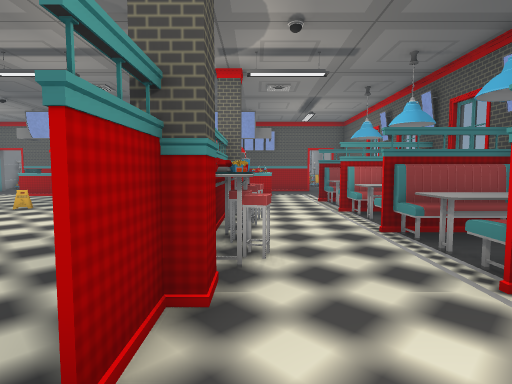
[1] (above)

20 first-person views from a walk through a 3-D level made in the Unity game engine. The camera is 1.2 m above the floor, tilts 4° down and sees 80° across. The floor is counted in squares, 1 m on a side. Each view is taken from the middle of a square. On the plan, view 1 faces up. The plan holds only what a view shows up to about 13 squares ahead; the rest is blank. The player is left out. Some animated figures are left out. Door leaves are left out, so doorways stand open. Some surface patterns are stand-ins.

[2]
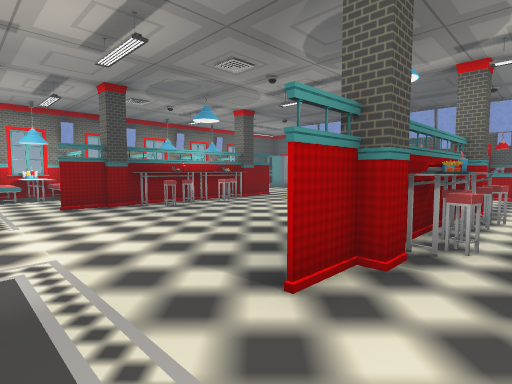

[3]
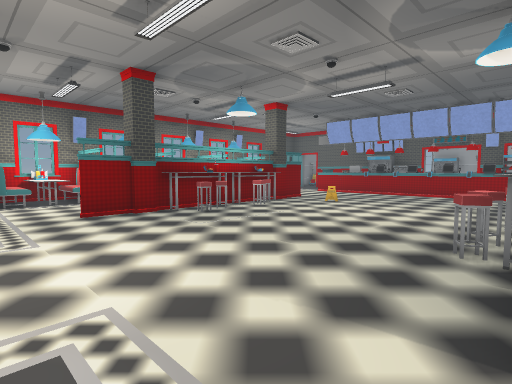

[4]
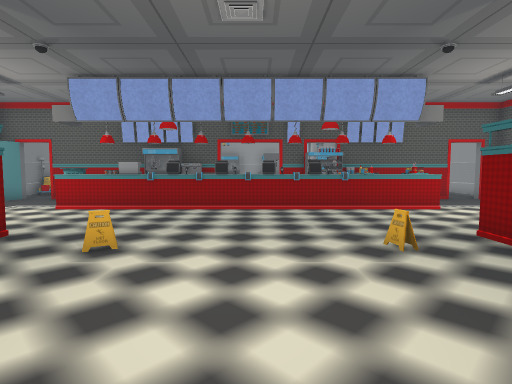

[5]
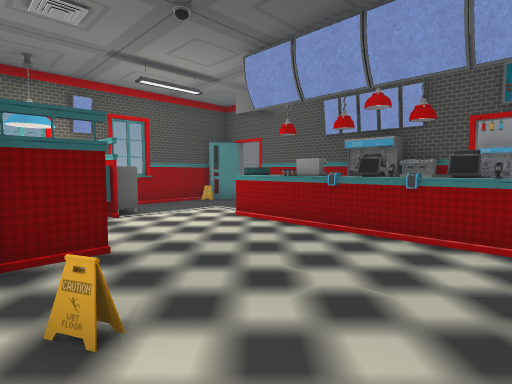

[6]
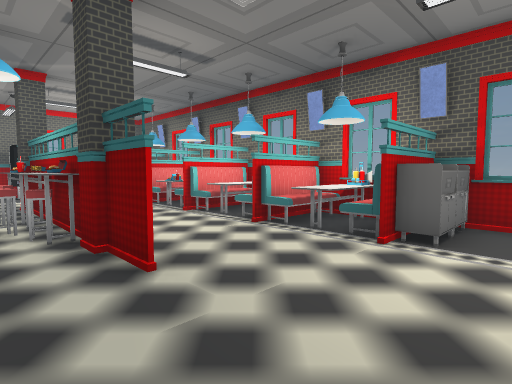

[7]
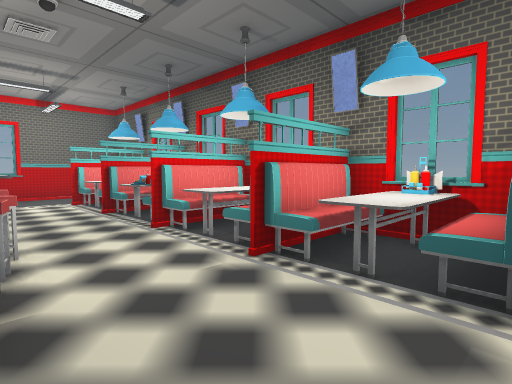

[8]
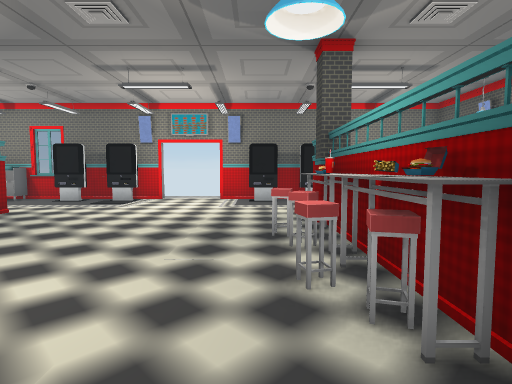

[9]
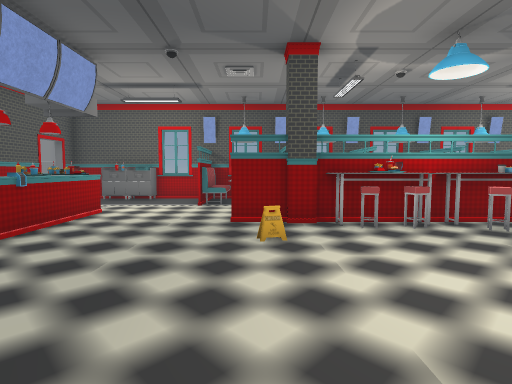

[10]
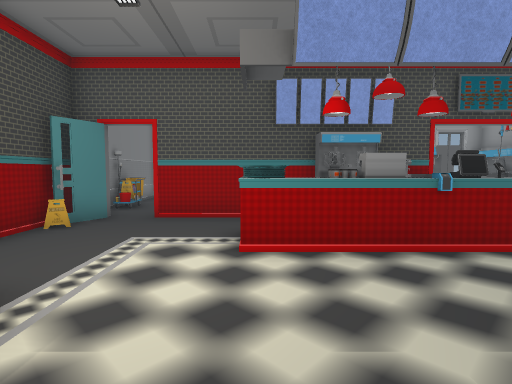

[11]
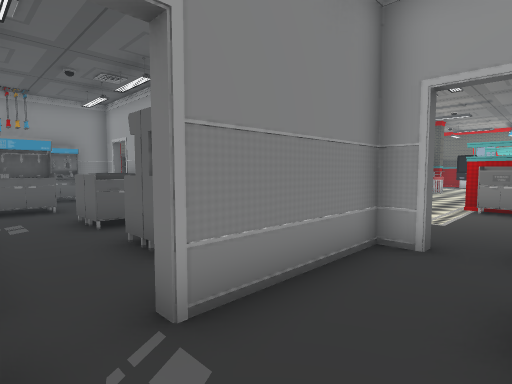

[12]
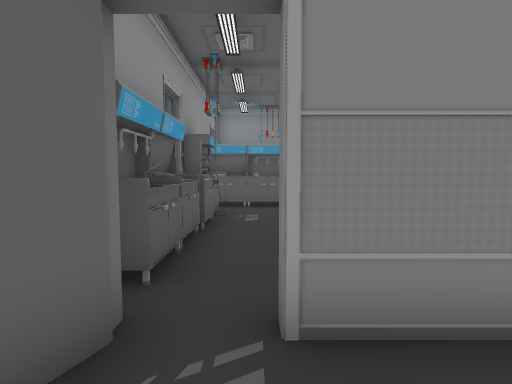

[13]
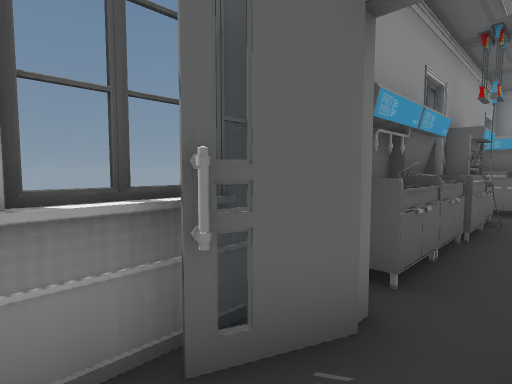

[14]
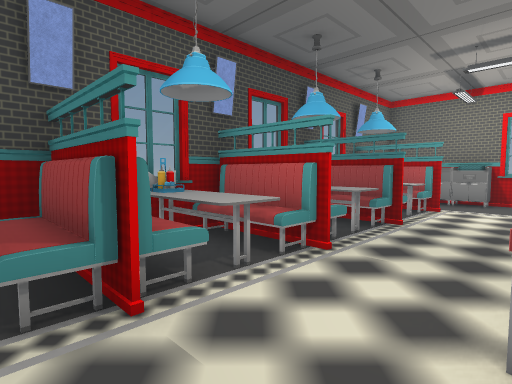

[15]
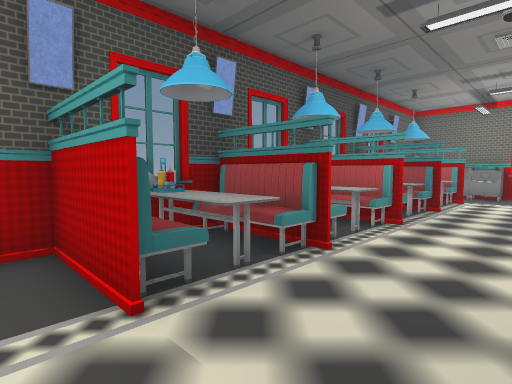

[16]
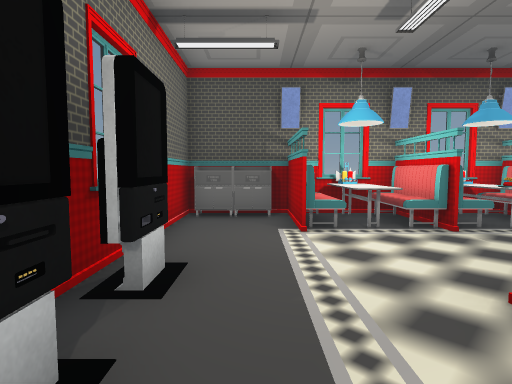

[17]
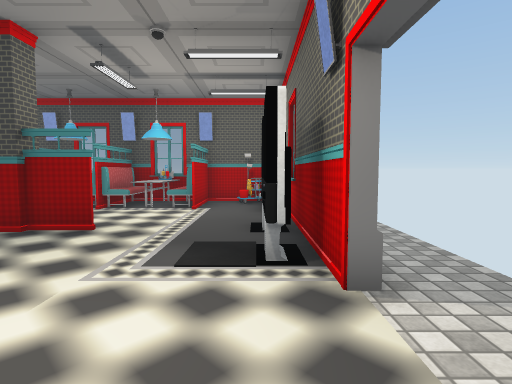

[18]
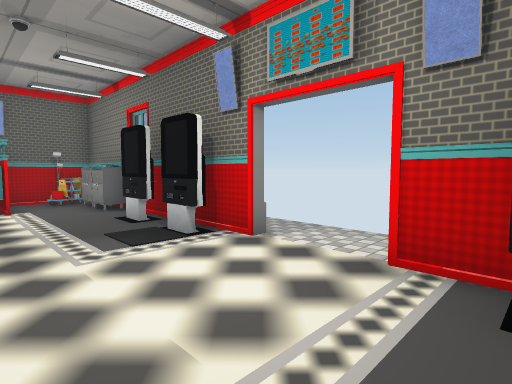

[19]
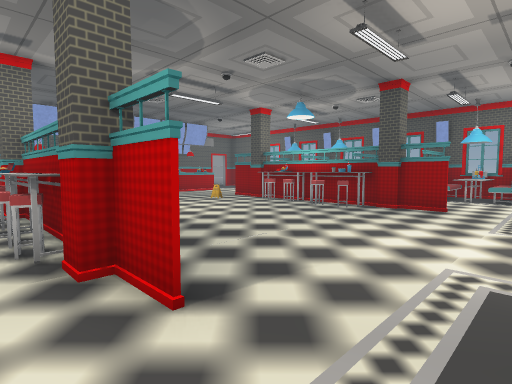

[20]
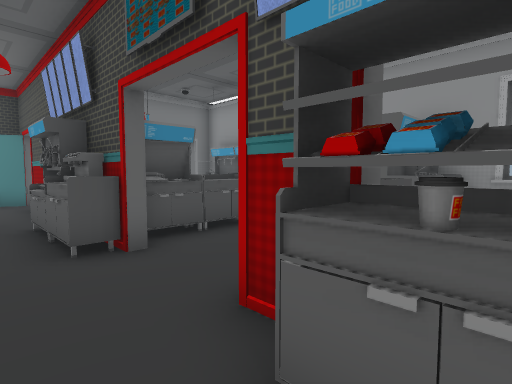

### Floor plan
Points are (right, up) in squares from view 1. A wall is a line through its corners. A room is listed if a view was taken in it or the views show most of it. See-through windows are left out.
Room 1 (views 1, 2, 3, 4, 5, 6, 7, 8, 9, 10, 14, 15, 16, 17, 18, 19, 20)
walls: (-0.9, 9.5) (-0.9, 10.6); (-0.8, 6.5) (-0.8, 4.3); (-9.6, 10.6) (-9.6, 9.4); (-0.9, 3.4) (-0.9, 6.6); (-0.8, 2.5) (-0.8, 1.3); (-9.6, 2.5) (-9.6, 1.3); (2.4, 9) (5.1, 9) (5.1, 9.6); (2.4, 6) (5.1, 6); (-0.9, 1.3) (-0.9, 2.5); (-9.7, 1.2) (-9.7, 2.5); (2.4, 12) (5.1, 12) (5.1, 12.6); (3.5, 8.9) (2.4, 8.9); (-12.9, 11.9) (-13.5, 11.9); (2.4, 3) (3.5, 3); (-12.9, 2.9) (-15.6, 2.9); (-2.4, 17.1) (-3, 17.1) (-3, 17.8); (-13.6, 12) (-12.9, 12); (-8, 17.4) (-9.5, 17.4); (-6.4, 17.8) (-8.1, 17.8) (-8.1, 17.1) (-9.5, 17.1); (-8.1, 17.6) (-9.5, 17.6); (5, 5.9) (2.4, 5.9); (-2.1, 17.8) (-4, 17.8); (-15.1, 5.9) (-15.6, 5.9); (-2.9, 18.1) (-2.9, 17); (-15.6, 9) (-12.9, 9); (5.1, 4.6) (5.1, 6.6); (5, 11.9) (2.4, 11.9); (-15.6, 6.2) (-15.6, -2.9) (-6.4, -2.9); (-9.5, 17.8) (-13.6, 17.8); (-15.6, 6) (-12.9, 6); (-8.9, -2.1) (-7.8, -2.1); (-1.1, -2.1) (0.1, -2.1); (2.4, 0) (3.5, 0); (-4, -2.9) (1.5, -2.9); (-14.8, 3) (-12.9, 3); (-12.9, -0.1) (-15.6, -0.1); (5.1, 2.9) (2.4, 2.9); (-13.5, 0) (-12.9, 0); (-11, -2.1) (-9.8, -2.1); (5.1, 1.6) (5.1, 3.6); (3.3, 17.8) (-1.6, 17.8); (5, -0.1) (2.4, -0.1); (3.4, -2.9) (5.1, -2.9) (5.1, 0.6); (-14.7, 17.9) (-15.4, 16.5); (-15.6, 17) (-15.6, 8.1); (5.1, 17.8) (4.4, 17.8)
ways out: opening at (-14, 18) to room 2; opening at (-5.5, 18) to room 3; open door at (-5, -3); open door at (3.5, 18)
objects: other object (-15, -2); other object (-15, -1); table (-15, 10) to (-15, 11); other object (-15, 12) to (-15, 13); other object (-15, 16); chair (-14, 0) to (-13, 1); chair (-14, 2) to (-13, 2); chair (-14, 3) to (-13, 4); chair (-14, 5) to (-13, 5); chair (-14, 6) to (-13, 7); chair (-14, 8) to (-13, 8); chair (-14, 9) to (-13, 10); chair (-14, 11) to (-13, 11); other object (-14, 12) to (-14, 13); chair (-11, 5); chair (-11, 7); counter (-11, 15) to (-11, 16); other object (-10, 3); chair (-10, 4); table (-10, 5); table (-10, 6); chair (-10, 7) to (-10, 8); other object (-10, 9); other object (-10, 15); chair (-9, 4) to (-8, 4); chair (-9, 5); table (-9, 6); chair (-9, 7); table (-9, 8); other object (-9, 15); chair (-8, 8); counter (-8, 15) to (-7, 15); other object (-7, 10); machine (-7, 17); counter (-6, 15) to (-4, 15); other object (-6, 17); kiosk (-3, -2); other object (-3, 10); counter (-3, 15) to (-1, 15); chair (-2, 4); chair (-2, 5); chair (-2, 7); chair (-2, 8); other object (-2, 17); other object (-1, 3); table (-1, 5); other object (-1, 7); table (-1, 8); other object (-1, 9); chair (0, 4); table (0, 5); table (0, 6); chair (0, 7); chair (0, 8); counter (0, 15) to (1, 16); other object (2, -3) to (2, -2); other object (3, -2); chair (3, 0) to (4, 1); chair (3, 2) to (4, 2); chair (3, 3) to (4, 4); chair (3, 5) to (4, 5); chair (3, 6) to (4, 7); chair (3, 8) to (4, 8); chair (3, 9) to (4, 10); chair (3, 11) to (4, 11); other object (4, -2); other object (4, 15)
Room 2 (views 11, 12, 13)
walls: (-13.1, 23.1) (-14.2, 23.5); (-15.6, 23) (-15.6, 19.5); (-13.2, 23.8) (-15, 23.8); (-12.9, 18.1) (-12.9, 21.8)
low walls: (-15, 19.5) (-15.5, 19.5)
ways out: opening at (-14, 18) to room 1; gap at (-13, 22) to room 3
Room 3 (no view inside)
walls: (-7.5, 19.5) (-7.5, 18.5); (-6, 23.2) (-7.4, 23.3) (-7.4, 23.8) (-10.2, 23.8); (-6.8, 23.6) (-7.3, 23.6); (-9, 23.1) (-10.5, 23.1) (-10.5, 23.6); (-9.1, 23.6) (-10.5, 23.6); (-3.8, 18.1) (-2.9, 18.1); (-2.6, 23.8) (-4.1, 23.8) (-4.1, 22.8); (-1.3, 19.4) (-1.3, 20.4); (-1.1, 19.6) (-1.1, 20.2); (-12.6, 23.9) (-12.6, 23.1); (-0.9, 18.6) (-0.9, 19.4)
low walls: (-7, 19.5) (-7, 18.3); (-6, 23.1) (-7, 23.1); (-1.6, 19.5) (-1.6, 20.2)
ways out: opening at (-5.5, 18) to room 1; gap at (-13, 22) to room 2
objects: other object (-12, 23) to (-11, 23); other object (-11, 20); other object (-11, 21); other object (-10, 20) to (-10, 21); other object (-8, 20) to (-8, 21); other object (-8, 23); other object (-7, 20) to (-7, 21); other object (-5, 21) to (-5, 22); other object (-4, 19) to (-3, 19); other object (-4, 21) to (-4, 22); other object (-2, 22); other object (-1, 23)

Positions as (right, up) in squares from view 1, and headings:
1: (0, 0), facing up
2: (1, -1), facing up-left
3: (-1, -1), facing up-left
4: (-5, 5), facing up
5: (-5, 9), facing up-left
6: (-8, 14), facing down-left
7: (-10, 12), facing down-left
8: (-8, 10), facing down
9: (-8, 10), facing right
10: (-11, 10), facing up
11: (-15, 23), facing down-right
12: (-15, 22), facing right
13: (-15, 22), facing up-right
14: (0, 10), facing down-right
15: (0, 13), facing down-right
16: (-7, -1), facing left
17: (-7, -2), facing right
18: (-8, 1), facing down-right
19: (-11, -1), facing up-right
20: (-2, 16), facing up-left
